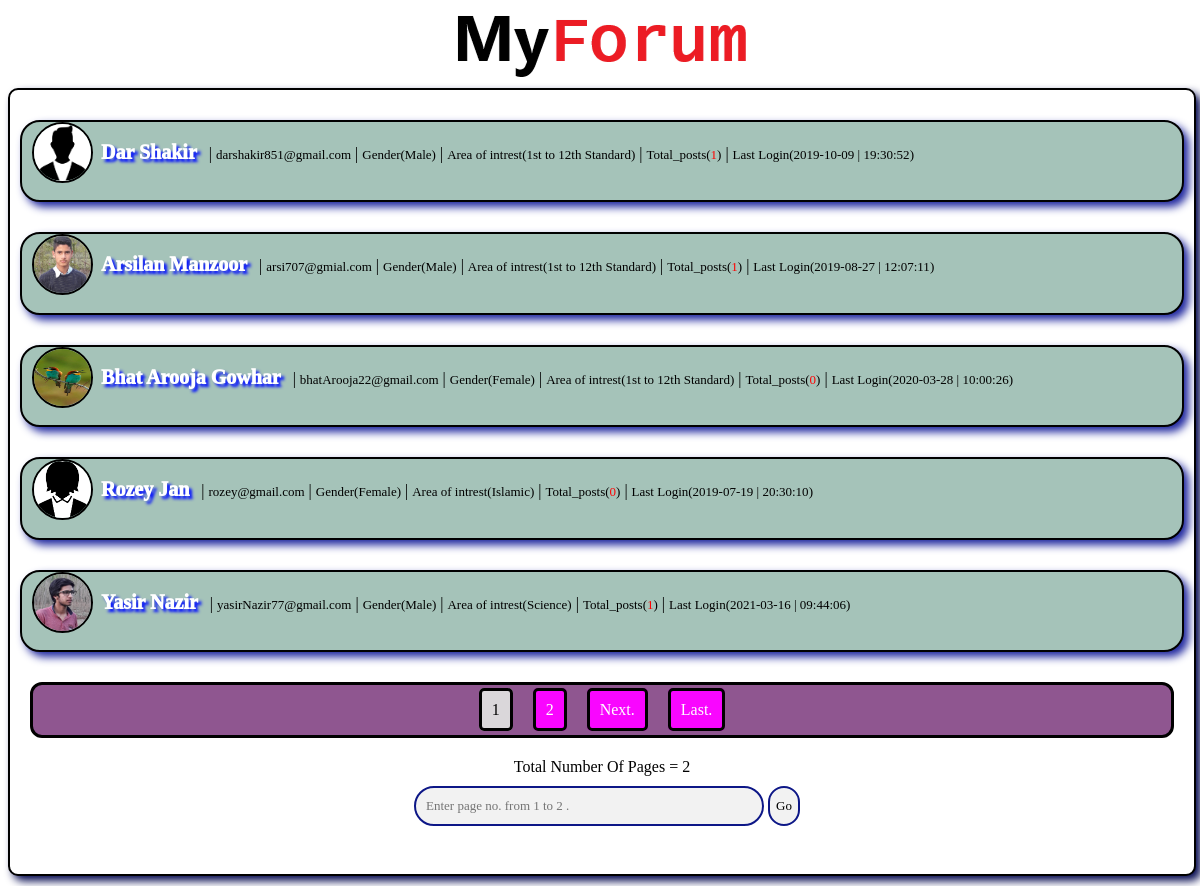
The page /Func/profle/members.php on the database its author committed.
### tables this page shows
CREATE TABLE `user` (
  `user_id` int(11) NOT NULL,
  `fname` varchar(100) NOT NULL,
  `lname` varchar(100) NOT NULL,
  `cnumber` varchar(10) NOT NULL,
  `password` varchar(50) NOT NULL,
  `email` varchar(50) NOT NULL,
  `gender` text NOT NULL,
  `field` text NOT NULL,
  `date` date NOT NULL,
  `time` time NOT NULL,
  `login_date` date NOT NULL,
  `login_time` time NOT NULL
);

CREATE TABLE `media` (
  `media_id` int(11) NOT NULL,
  `user_id` int(11) NOT NULL,
  `profilepic` text NOT NULL,
  `backgrnd` varchar(1000) NOT NULL DEFAULT 'a.jpg',
  `caption` varchar(60) NOT NULL DEFAULT 'A picture is worth,more than thousand words.'
);

### Func/profle/memberfunc.php (the view, shortened to what this page needs)
<?php
function display_users(){
	global $mycon;
$offset = 0;
$page_result = 5;
$page_value = 1;
	$user = "SELECT * FROM user order by 1 DESC limit $offset, $page_result";
	$run_user = mysqli_query($mycon, $user);
		if($run_user)
		{
			while($user_array = mysqli_fetch_array($run_user, MYSQLI_ASSOC))
			{
				$user_id = $user_array['user_id'];
				$fname = $user_array['fname'];
				$lname = $user_array['lname'];
				$email = $user_array['email'];
				$gender = $user_array['gender'];
				$field = $user_array['field'];
				$logind = $user_array['login_date'];
				$logint = $user_array['login_time'];
				$getmedia = "SELECT * FROM media WHERE user_id = '".$user_id."' limit 1";
	           $run_getmedia = mysqli_query($mycon, $getmedia);
	             if($run_getmedia)
	              {
	                  	$media_array = mysqli_fetch_array($run_getmedia, MYSQLI_ASSOC);
		                $profilepic = $media_array['profilepic'];
						$source= 'src = "uploads/'.$profilepic.'"';
				  }
		               $post_count = "SELECT * FROM computerposts WHERE user_id = '".$user_id."'";
		               $run_post_count = mysqli_query($mycon, $post_count);
		              if($run_post_count)
		               {
				             $count1 = mysqli_num_rows($run_post_count);
				            $post2_count = "SELECT * FROM scienceposts WHERE user_id = '".$user_id."'";
		                      $run_post2_count = mysqli_query($mycon, $post2_count);
		                    if($run_post2_count)
							{
								$count2 =mysqli_num_rows($run_post2_count);
								 $post3_count = "SELECT * FROM islamicposts WHERE user_id = '".$user_id."'";
		                         $run_post3_count = mysqli_query($mycon, $post3_count);
		                        if($run_post3_count)
								{
									$count3 = mysqli_num_rows($run_post3_count);
									          $post4_count = "SELECT * FROM artsposts WHERE user_id = '".$user_id."'";
		                                     $run_post4_count = mysqli_query($mycon, $post4_count);
		                                      if($run_post4_count)
								              {
												  $count4 = mysqli_num_rows($run_post4_count);
												      $post5_count = "SELECT * FROM generalposts WHERE user_id = '".$user_id."'";
		                                              $run_post5_count = mysqli_query($mycon, $post5_count);
		                                                 if($run_post5_count)
								                        {
												             $count5 = mysqli_num_rows($run_post5_count);
															 $post6_count = "SELECT * FROM otherposts WHERE user_id = '".$user_id."'";
		                                                      $run_post6_count = mysqli_query($mycon, $post6_count);
		                                                            if($run_post6_count)
								                                  {
																	  $count6 = mysqli_num_rows($run_post6_count);
																	  $count = $count1+$count2+$count3+$count4+$count5+$count6;
																  }
											        }
											  }
								}
							}
		                 }
				 echo "
                 <div id='card'>
                    <img id='secondaryprofile' $source alt='Profile'/>&nbsp;
	                <a href='profile.php?userID=$user_id' style='text-decoration: none;'><text id='textsecond'>$fname"." "."$lname</text><a/>&nbsp; &nbsp;|
	                <text id='txt'>$email</text>&nbsp;|
	                <text id='txt'>Gender($gender)</text>&nbsp;|
	                <text id='txt'>Area of intrest($field)</text>&nbsp;|
	                <text id='txt'>Total_posts(<font style = 'color: red;'>$count</font>)</text>&nbsp;|
	                <text id='txt'>Last Login($logind | $logint)</text>
                  </div>";
			}
		}
			echo "<div id ='pagination'><center>";
			 $postcounter = "SELECT * FROM user";
			 $run_postcounter= mysqli_query($mycon, $postcounter);
			 $pagecount = mysqli_num_rows($run_postcounter);
			 $num = $pagecount / $page_result;
             settype($num, 'integer');
			 if($pagecount % $page_result != 0)
				{
					$num = $num+1;
				}
				$nextpage_value = $page_value+1;
				if($page_value <=3)
				{
					$first = 1;
				}else{
						$first = ($page_value-3);
					}
				for($i = $first; ($i <= ($page_value+3)&&($i <=$num)); $i++)
				{
					if($i == $page_value)
					{
						echo "<a href='members.php?pageno=$i' style='text-decoration: none;'><font id='pagecurrent'>$i</font></a>";
					}
					else{
						echo "<a href='members.php?pageno=$i' style='text-decoration: none;'><font id='page'>$i</font></a>";
					}
				}
				if($num!=1 && $page_value!=$num)
					{
						echo "<a href = 'members.php?pageno=$nextpage_value' style='text-decoration: none;'><font id='page'>Next.</font></a>";
					}
					if($page_value!=$num)
					{
						echo "<a href = 'members.php?pageno=$num' style='text-decoration: none;'><font id='page'>Last.</font></a>";
					}
					echo "</center></div>";
					echo"
					<center>
					 <div id>
					 <form action='members.php' method='GET'>
					 <label style='color: #000000;'>Total Number Of Pages = $num</label><br/>
					 <input id = 'inp' type='number' name='pageno' max='$num' required='required' placeholder='Enter page no. from 1 to $num .' />
					 <input id = 'inpsub' type='submit' name='pagen' value = 'Go'/>
					 </form>
					</div>
					</center>";
}
?>

### Func/profle/members.php (shortened to what this page needs)
<?php
include("../../inclFiles/connect.php");
include("memberfunc.php");
?>
<html>
<head>
 <Link  type = "text/css" href = "../../Styles/members.css"  rel = "stylesheet" />
</head>
<body>
<center><a href="../prehome.php" target="none"><img id = "log" src="../../Graphics/logo2.png"/></a></center>
<div id = "bod">
   <?php
    display_users();
	?>
</body>
</html>

### Styles/members.css (style rules this page uses)
#bod { margin: 10px auto; height: 100%; width: 100%; border: solid 2px #000000; background-color: #ffffff; border-radius: 10px; box-shadow: rgba(5, 10, 80, 1) 5px 5px 8px; }
#card { line-height: 60px; margin-left: 10px; margin-right: 10px; margin-top: 30px; margin-bottom: 30px; height:10%; border: solid 2px #000000; background-color: #ffffff; border-radius: 20px; box-shadow: rgb(30, 38, 158) 5px 5px 8px; background-color: #a5c3b9; }
#secondaryprofile { float: left; margin-left: 10px; height: 57px; width: 57px; border-radius: 125px; border: solid 2px #000000; }
#textsecond { font-family: Yu Gothic UI Semibold; font-size: 20px; color: #ffffff; text-shadow: 3px 3px 3px #000dff; font-weight: 1000; }
#txt { font-family: Yu Gothic UI Semibold; font-size: 13px; color: #000000; font-weight: 10; }
#pagination { border: solid 3px #000000; height: 50px; margin: 20px; line-height: 50px; border-radius: 12px; background-color: #8f5690; }
#page { border: solid 3px #000000; height: 30px; margin: 10px; padding: 10px; line-height: 30px; border-radius: 5px; color: #ffffff; background-color: #f906ff; }
#pagecurrent { border: solid 3px #000000; height: 30px; margin: 10px; padding: 10px; color: #000000; border-radius: 5px; background-color: #dad7da; }
#inp { margin-top: 10px; margin-left: 10px; height: 40px; width: 350px; padding-left: 10px; color: #000000; font-size: 13px; font-family: Yu Gothic UI Semibold; background-color: #f2f2f2; border: solid 2px #0d1787; border-radius: 50px; }
#inpsub { margin-top: 10px; height: 40px; color: #000000; font-size: 13px; font-family: Yu Gothic UI Semibold; background-color: #f2f2f2; border: solid 2px #0d1787; border-radius: 30px; }

### rows shown on the page
user: media.profilepic (placeholder picture), fname "Dar", lname "Shakir", email "darshakir851@gmail.com", gender "Male", field "1st to 12th Standard", count "1", login_date "2019-10-09", login_time "19:30:52"
user: media.profilepic (picture), fname "Arsilan", lname "Manzoor", email "arsi707@gmial.com", gender "Male", field "1st to 12th Standard", count "1", login_date "2019-08-27", login_time "12:07:11"
user: media.profilepic (picture), fname "Bhat Arooja", lname "Gowhar", email "bhatArooja22@gmail.com", gender "Female", field "1st to 12th Standard", count "0", login_date "2020-03-28", login_time "10:00:26"
user: media.profilepic (placeholder picture), fname "Rozey", lname "Jan", email "rozey@gmail.com", gender "Female", field "Islamic", count "0", login_date "2019-07-19", login_time "20:30:10"
user: media.profilepic (picture), fname "Yasir", lname "Nazir", email "yasirNazir77@gmail.com", gender "Male", field "Science", count "1", login_date "2021-03-16", login_time "09:44:06"

### other values the page prints
$num "2"
